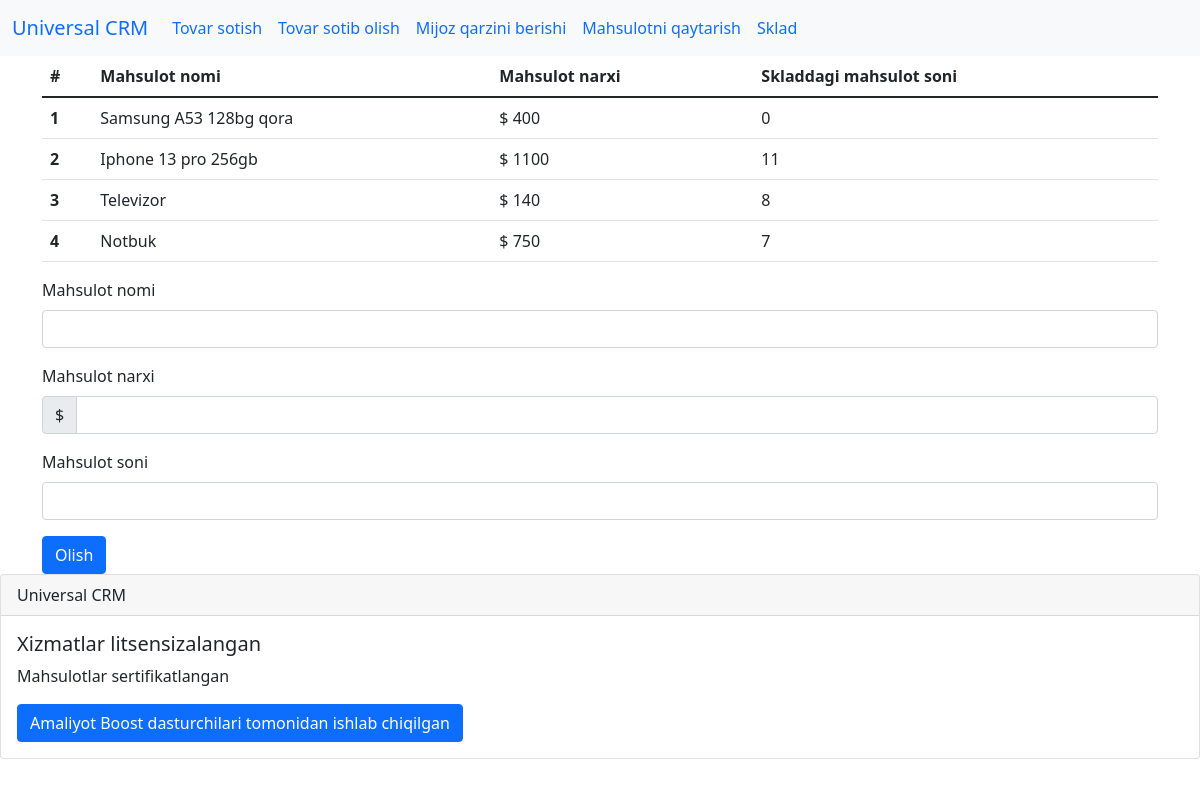
Before: /sklad with the older database file.
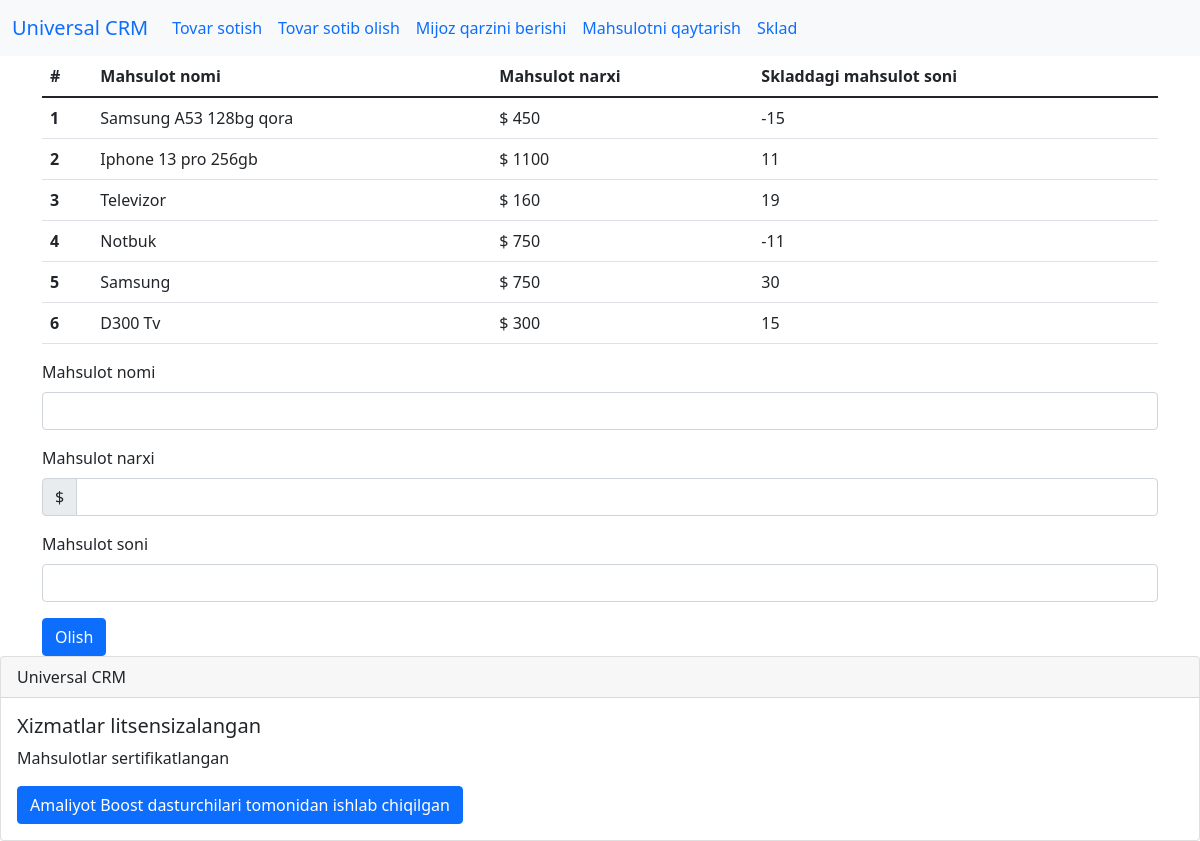
After: the same page with the newer database file.
### main/models.py (models this page shows, shortened)
class Sklad(models.Model):
    tovarnomi = models.CharField('Tovar nomi', max_length=100)
    tovarnarxi = models.CharField('Tovar narxi', max_length=100)
    tovarsoni = models.CharField('Tovar soni', max_length=100)
    class Meta:
        verbose_name = 'Tovar'
        verbose_name_plural = 'Sklad'

### main/views.py (the view, shortened to what this page needs)
# urls.py: path('sklad', sklad, name='sklad'),
def sklad(request):
    sklad = Sklad.objects.all()
    jsonsklad = serializers.serialize('json', sklad)
    error = ''
    success1 = ''
    return render(request, 'main/sklad.html', {'ss':success1, 'sklad':sklad})

### main/templates/main/sklad.html (shortened to what this page needs)
{% extends 'main/base.html' %}
{% block content %}
<div class="container">
<table class="table">
  <thead>
    <tr>
      <th scope="col">#</th>
      <th scope="col">Mahsulot nomi</th>
      <th scope="col">Mahsulot narxi</th>
      <th scope="col">Skladdagi mahsulot soni</th>
    </tr>
  </thead>
  <tbody>
  {% for i in sklad %}
    <tr>
      <th scope="row">{{i.id}}</th>
      <td>{{i.tovarnomi}}</td>
      <td>$ {{i.tovarnarxi}}</td>
      <td>{{i.tovarsoni}}</td>
    </tr>
 {% endfor %}
  </tbody>
</table>
<form method="post">
    <div class="mb-3">
      <label for="firmanomi" class="form-label">Mahsulot nomi</label>
      <input type="text" class="form-control" name="tovarnomi" id="firmanomi">
    </div>
    <label for="berilganpul" class="form-label">Mahsulot narxi</label>
    <div class="input-group mb-3">
      <span class="input-group-text">$</span>
      <input type="text" class="form-control" name="tovarnarxi" id="berilganpul">
    </div>
    <label for="qarz" class="form-label">Mahsulot soni</label>
    <div class=" mb-3">
      <input type="text" class="form-control" name="tovarsoni" id="qarz">
    </div>
    <button type="submit" class="btn btn-primary">Olish</button>
</form>
</div>
{% endblock %}

### main/templates/main/base.html (shortened to what this page needs)
{% load static %}
<!DOCTYPE html>
<html lang="en">
<head>
  <link href="https://cdn.jsdelivr.net/npm/bootstrap@5.1.3/dist/css/bootstrap.min.css" rel="stylesheet">
</head>
<body>
<nav class="navbar navbar-expand-lg bg-light">
  <div class="container-fluid">
    <a class="navbar-brand" href="{% url 'home' %}">Universal CRM</a>
    <div class="collapse navbar-collapse" id="navbarNav">
      <ul class="navbar-nav">
        <li class="nav-item">
          <a class="nav-link" href="{% url 'sotish' %}">Tovar sotish</a>
        </li>
        <li class="nav-item">
          <a class="nav-link" href="{% url 'olish'%}">Tovar sotib olish</a>
        </li>
        <li class="nav-item">
          <a class="nav-link" href="{% url 'qarz' %}">Mijoz qarzini berishi</a>
        </li>
           <li class="nav-item">
          <a class="nav-link" href="{% url 'qaytarish' %}">Mahsulotni qaytarish</a>
        </li>
        <li class="nav-item">
          <a class="nav-link" href="{% url 'sklad' %}">Sklad</a>
        </li>
      </ul>
    </div>
  </div>
</nav>
{% block content %}
{% endblock %}
<div class="card">
  <div class="card-header">
    Universal CRM
  </div>
  <div class="card-body">
    <h5 class="card-title">Xizmatlar litsensizalangan</h5>
    <p class="card-text">Mahsulotlar sertifikatlangan</p>
    <a href="#" class="btn btn-primary">Amaliyot Boost dasturchilari tomonidan ishlab chiqilgan</a>
  </div>
</div>
</body>
</html>

Changed rows visible on the page:
changed Sklad "Samsung A53 128bg qora": tovarnarxi "400" → "450"; tovarsoni "0" → "-15"
changed Sklad "Televizor": tovarnarxi "140" → "160"; tovarsoni "8" → "19"
changed Sklad "Notbuk": tovarsoni "7" → "-11"
added Sklad: id "5", tovarnomi "Samsung", tovarnarxi "750", tovarsoni "30"
added Sklad: id "6", tovarnomi "D300 Tv", tovarnarxi "300", tovarsoni "15"
